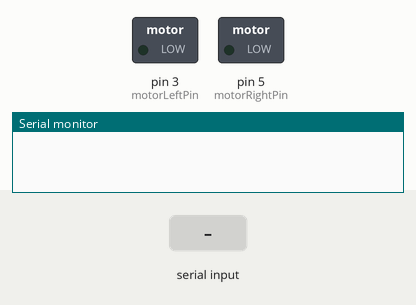
Simulated run of this sketch. Board: Arduino Uno, built with avr-gcc and run on an emulated ATmega328P. Shown: switched loads named in the sketch (green lamp = pin HIGH), the last lines printed to the serial monitor. The test bench sets the inputs (shaded band).

Above: at 1.2 s.
1.3 s: "l90\n" received over Serial
At 3.2 s:
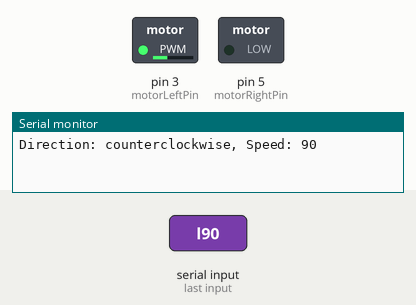
3.8 s: "r90\n" received over Serial
At 6.3 s:
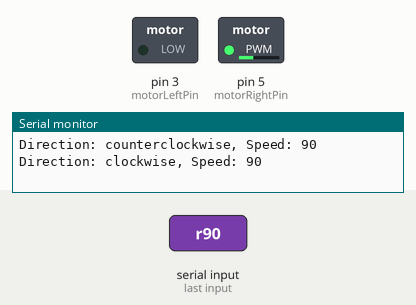
Timing chart, 0 to 7.8 s (numbered marks = the images above; inputs shaded):
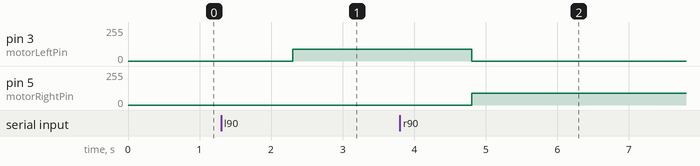

The sketch:

H-bridge.ino
```cpp
int motorLeftPin = 3;
int motorRightPin = 5;

void setup()
{
  pinMode(motorLeftPin, OUTPUT);
  pinMode(motorRightPin, OUTPUT);
  Serial.begin(9600);
}

void loop()
{
//  motorControl(1, 255);
//  delay(2000);
//  motorControl(0, 128);
//  delay(2000);

  if (Serial.available()) {
    String input = Serial.readString();
    char command = input[0];
    input.remove(0, 1);
    int speed = input.toInt();
    if (command == 'l') {
      motorControl(1, speed);
    } else if (command == 'r') {
      motorControl(0, speed);
    } else if (command == 's') {
      motorControl(1, 0);
      //motorControl(0, 0);
    }
  }
}

void motorControl(int direction, int speed) {
  if (direction == 1) {
    analogWrite(motorLeftPin, speed);
    analogWrite(motorRightPin, 0);

    Serial.print("Direction: counterclockwise, ");
    Serial.print("Speed: ");
    Serial.println(speed);
  } else {
    analogWrite(motorLeftPin, 0);
    analogWrite(motorRightPin, speed);

    Serial.print("Direction: clockwise, ");
    Serial.print("Speed: ");
    Serial.println(speed);
  }
}
```

Measured:
- after the input at 1.3 s, pin 3 (motorLeftPin): 0/255 → 90/255 after 1.0 s
- after the input at 3.8 s, pin 3 (motorLeftPin): 90/255 → 0/255 after 1.0 s; pin 5 (motorRightPin): 0/255 → 90/255 after 1.0 s
